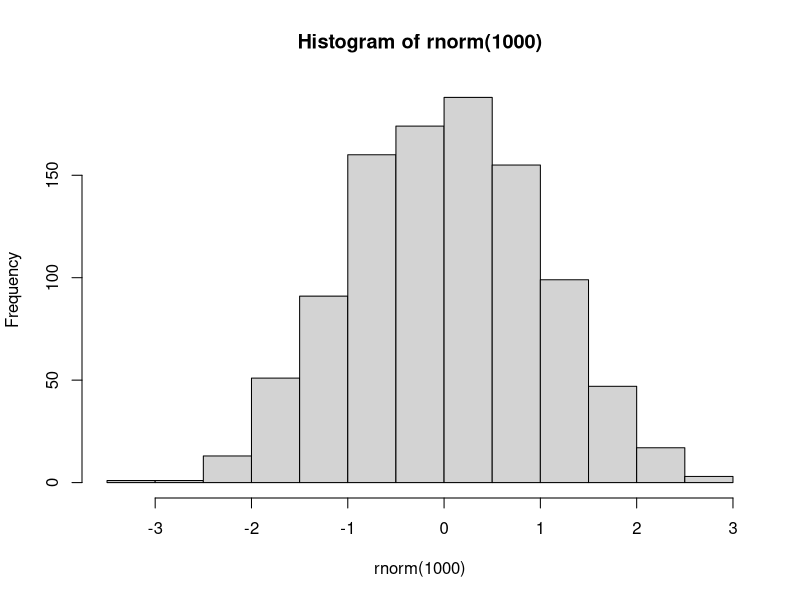

Reproduce this figure in R. (Note: this script raises an error after producing the figure.)
## ---- chunk 1
knitr::opts_chunk$set(echo = TRUE)
## ---- chunk 2
hist(rnorm(1000))

## ---- chunk 3
library(here)
library(knitr)
include_graphics(here::here("Shiny_Art_image1.png"))
## ---- chunk 4
hist(rnorm(1000))

